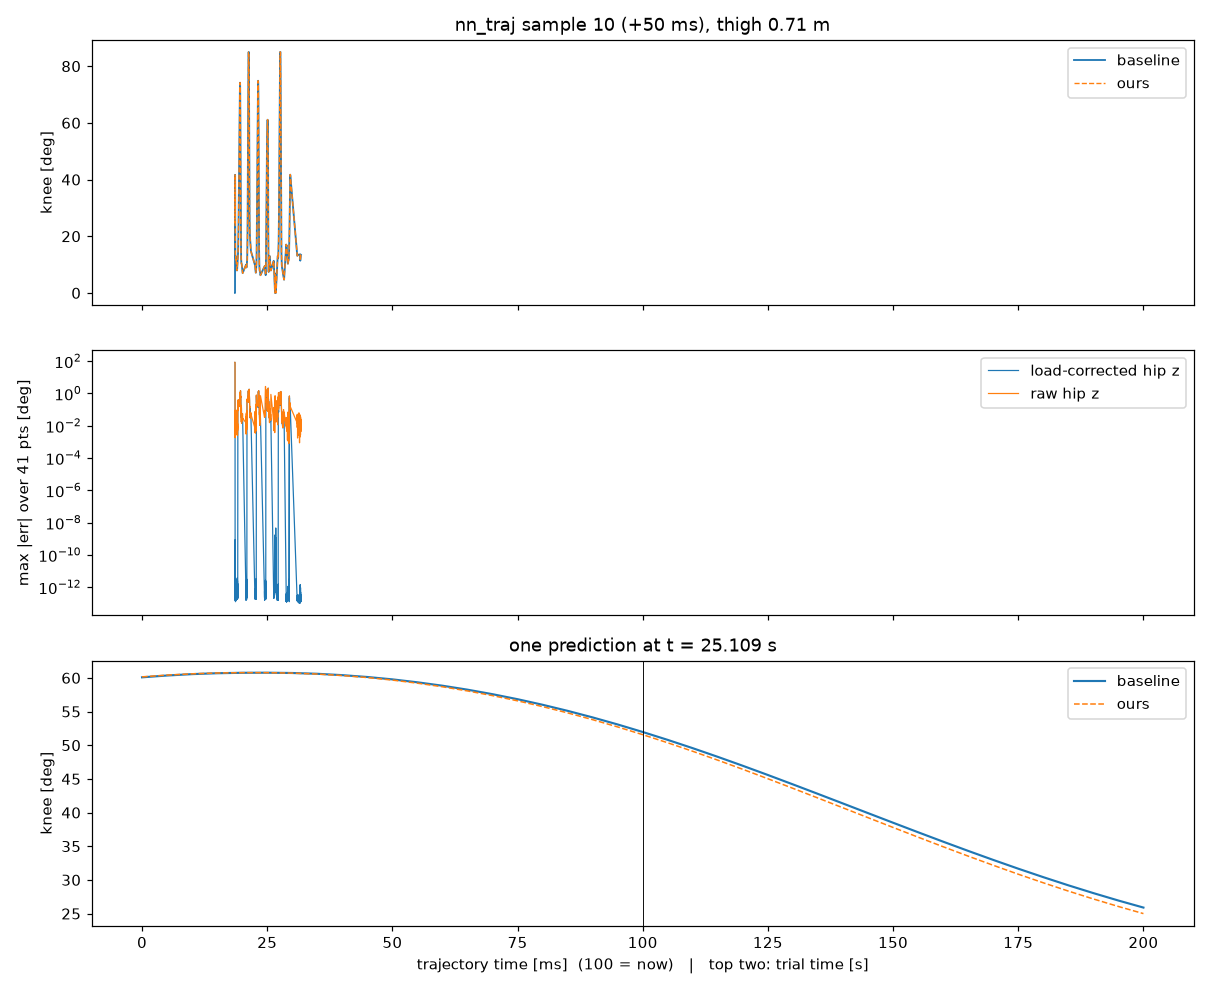

Recreate this plot in Python.
"""Replay NeuralPredictor against the baseline's own logged network output.

The trial ran the NPC controller with the NN swing path live, and the `nn`
scope group logs both sides of the geometry transform, so two things can be
checked independently:

1. the network itself, against the logged MLP output (human frame)
2. the transform back to our leg, against the logged `nn_traj`

The spline is not checked here. Its matrix was verified directly against
MATLAB's spline() when tools/build_nn_weights.py built it (1.9e-14 over random
vectors), and the log does not carry the resampled trajectory, so comparing it
here would only be comparing our matmul to itself.

Inputs come straight off the log rather than through our ESKF, so this isolates
the predictor: a disagreement here is the network, the normalization, the
snapshot, or the geometry, never the estimator.

Two things about the baseline's inputs that our runtime does not reproduce:

  hip z carries a load-dependent correction (`Get Prosthesis State/Add`,
  base 86) that needs the rig's analog force plate. The NN does not use it --
  `data transfer` passes hip_pos through untouched -- and the numbers agree:
  raw gives 0.023 deg median against 0.068 with the correction. Settled; we
  could not read that force plate anyway.

  length_thigh is subject specific. params_new.m lists 0.55 to 0.71 for
  different people and our LEG.hip_to_knee is 0.66; the trial's subject is not
  recorded, so THIGH_CANDIDATES is swept and the best reported.

Column maps (0-based).
  base   0   ESKF/Gain2, = -hip_pitch, our hip_angle convention
         58  hip_pos x        60  hip_pos z (raw)
         61  knee_pos x       63  knee_pos z
         86  hip z after the load correction
         107 time
  nn     0   computation_signal, the network's own enable
         2..42   nn_traj, 41 points, our leg's frame
         43..83  raw MLP output, 41 points, human frame
  nntorque 23  knee_desired data store, the commanded knee

Run:  uv run python -m cmu_leg.tests.nn_predictor_replay
Writes nn_predictor_replay.png next to this file.
"""
from dataclasses import replace
from pathlib import Path

import numpy as np
import scipy.io as sio
import matplotlib
matplotlib.use("Agg")
import matplotlib.pyplot as plt

from cmu_leg.config.params import COMMON
from cmu_leg.structures.state import ProsthesisState
from cmu_leg.control.high_level.walking import retargeting
from cmu_leg.control.high_level.walking import nn_predictor as npx

HERE = Path(__file__).parent
MAT = HERE / "data" / "gaitData20251015_test7_NN_vicon.mat"
PNG = HERE / "nn_predictor_replay.png"

BASE = dict(hip_angle=0, hip_x=58, hip_z_raw=60, knee_x=61, knee_z=63,
            hip_z_comp=86, time=107)
NN_COMPUTE = 0
NN_LEG = slice(2, 43)          # 41 points, leg frame
NN_HUMAN = slice(43, 84)       # 41 points, human frame
NT_KNEE_DESIRED = 23

LOG_RATE = 1000.0
WALK_START_S = 16.5
THIGH_CANDIDATES = (0.55, 0.63, 0.66, 0.68, 0.71)
THIGH_LENGTH = 0.71   # params.m, "0.71 for Russell"


def load():
    sd = sio.loadmat(str(MAT), squeeze_me=True, struct_as_record=False)["scope_data"]
    base, nn, nt = sd.base.data, sd.nn.data, sd.nntorque.data
    t = base[:, BASE["time"]]
    w = t >= WALK_START_S
    sig = {k: base[w, c].astype(float) for k, c in BASE.items()}
    sig["knee_desired"] = nt[w, NT_KNEE_DESIRED].astype(float)
    sig["compute"] = nn[w, NN_COMPUTE].astype(float)
    sig["traj_leg"] = nn[w, NN_LEG].astype(float)
    sig["traj_human"] = nn[w, NN_HUMAN].astype(float)
    return sig


def set_thigh(length_thigh):
    """Point the retargeting geometry at one subject's thigh length.

    The module derives its constants at import, and the predictor calls through
    to it, so rebinding here is enough. Only the knee channel and the inverse
    transform depend on these.
    """
    retargeting.L_THIGH = length_thigh
    retargeting.L_HUMAN = 0.5 * (length_thigh + retargeting.L_SHANK)


def replay(sig, use_compensated_z):
    """Drive the predictor over the trial, one row per logged tick.

    Returns (rows, human, leg): the tick indices compared, and our MLP output
    and post-transform trajectory at each, both (n, 41).
    """
    p = npx.NeuralPredictor(replace(COMMON, control_sample_rate=LOG_RATE))
    st = ProsthesisState()
    hip_z = sig["hip_z_comp"] if use_compensated_z else sig["hip_z_raw"]

    rows, human, leg = [], [], []
    for k, t in enumerate(sig["time"]):
        st.hip_angle = sig["hip_angle"][k]
        st.hip_pos_x, st.hip_pos_z = sig["hip_x"][k], hip_z[k]
        p.update(st, sig["knee_desired"][k], t)

        # the network only ran while the baseline's own gate was up
        if not (sig["compute"][k] and p.ready):
            continue
        y = p._forward(p._inputs())
        rows.append(k)
        human.append(y)
        leg.append(p._human_to_leg(y))

    return np.array(rows), np.array(human), np.array(leg)


def live(ref_human):
    """Ticks where the baseline's network actually produced something.

    Its MLP sits behind a delayed enable, so for the first few ticks after the
    gate rises the logged output is still the subsystem's initial zero. The
    leg-frame trajectory is not zero there -- the transform of zero is not zero
    -- so both comparisons key off the human-frame reference.
    """
    return np.abs(ref_human).max(axis=1) > 0


def compare(ours, theirs, ok):
    """Per-tick max error over the 41 points, in degrees, plus correlation."""
    err = np.degrees(np.abs(ours[ok] - theirs[ok]).max(axis=1))
    corr = np.corrcoef(ours[ok].ravel(), theirs[ok].ravel())[0, 1]
    return err, corr


def summarize(name, ours, theirs, ok):
    err, corr = compare(ours, theirs, ok)
    dropped = int((~ok).sum())
    print(f"     {name:<22} corr {corr:.6f}   median {np.median(err):6.3f}"
          f"   p99 {np.percentile(err, 99):6.3f}   max {err.max():7.3f} deg"
          f"   ({dropped} no-reference ticks dropped)")
    return np.median(err)


def main():
    sig = load()
    print(f"walking window {sig['time'][0]:.2f}..{sig['time'][-1]:.2f} s, "
          f"{len(sig['time'])} ticks at {LOG_RATE:g} Hz")

    print("\nA) thigh length sweep, raw hip z"
          "  (median / p99 per-tick max err vs nn_traj, deg)")
    runs = {}
    for lt in THIGH_CANDIDATES:
        set_thigh(lt)
        rows, human, leg = replay(sig, use_compensated_z=False)
        ok = live(sig["traj_human"][rows])
        err, _ = compare(leg, sig["traj_leg"][rows], ok)
        runs[lt] = (np.median(err), np.percentile(err, 99), rows, human, leg, ok)
    best_len = min(runs, key=lambda k: runs[k][0])
    for lt, (med, p99, *_) in runs.items():
        print(f"     thigh {lt:.2f} m   median {med:6.3f}   p99 {p99:6.3f}"
              f"{'  <-- best' if lt == best_len else ''}")

    set_thigh(best_len)
    _, _, rows, human, leg, ok = runs[best_len]
    print(f"\nB) at thigh {best_len:.2f} m, {int(ok.sum())} ticks compared")
    summarize("mlp output (human)", human, sig["traj_human"][rows], ok)
    summarize("after transform (leg)", leg, sig["traj_leg"][rows], ok)

    print("\nC) with the load correction on hip z, which the NN does NOT use:\n"
          "      data transfer sets hip_pos_human = hip_pos, uncorrected")
    rows_r, human_r, leg_r = replay(sig, use_compensated_z=True)
    ok_r = live(sig["traj_human"][rows_r])
    summarize("mlp output (human)", human_r, sig["traj_human"][rows_r], ok_r)
    summarize("after transform (leg)", leg_r, sig["traj_leg"][rows_r], ok_r)

    plot(sig, rows, leg, rows_r, leg_r, best_len)


def plot(sig, rows, leg, rows_r, leg_r, length_thigh):
    t = sig["time"]
    ref = sig["traj_leg"]
    fig, ax = plt.subplots(3, 1, figsize=(11, 9), sharex=True)

    # the trajectory 50 ms out, the point the player is actually using
    j = 10
    ax[0].plot(t[rows], np.degrees(ref[rows, j]), lw=1.2, label="baseline")
    ax[0].plot(t[rows], np.degrees(leg[:, j]), lw=0.9, ls="--", label="ours")
    ax[0].set_ylabel("knee [deg]")
    ax[0].set_title(f"nn_traj sample {j} (+{j * 5} ms), thigh {length_thigh:.2f} m")
    ax[0].legend(loc="upper right")

    ax[1].plot(t[rows], np.degrees(np.abs(leg - ref[rows]).max(axis=1)), lw=0.8,
               label="load-corrected hip z")
    ax[1].plot(t[rows_r], np.degrees(np.abs(leg_r - ref[rows_r]).max(axis=1)),
               lw=0.8, label="raw hip z")
    ax[1].set_ylabel("max |err| over 41 pts [deg]")
    ax[1].set_yscale("log")
    ax[1].legend(loc="upper right")

    # one whole predicted trajectory, mid swing
    k = rows[len(rows) // 2]
    idx = np.where(rows == k)[0][0]
    ax[2].plot(np.arange(41) * 5, np.degrees(ref[k]), lw=1.4, label="baseline")
    ax[2].plot(np.arange(41) * 5, np.degrees(leg[idx]), lw=1.0, ls="--", label="ours")
    ax[2].axvline(100, color="k", lw=0.6)
    ax[2].set_xlabel("trajectory time [ms]  (100 = now)   |   top two: trial time [s]")
    ax[2].set_ylabel("knee [deg]")
    ax[2].set_title(f"one prediction at t = {t[k]:.3f} s")
    ax[2].legend(loc="upper right")

    fig.tight_layout()
    fig.savefig(PNG, dpi=110)
    print(f"\nwrote {PNG}")


if __name__ == "__main__":
    main()
